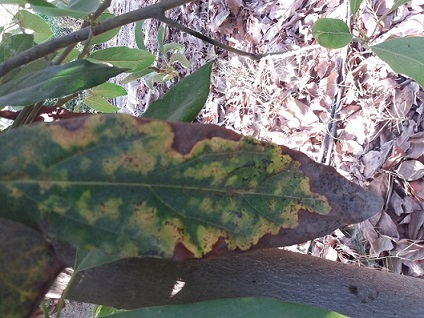
#> input picture region_growing/GraphCut-master/resource/avocado3.jpg, 424 x 318 px, found by its file name
$ python mask_creator.py
#> lines starting #> are read from the running program, lines starting #| are printed output that depends on the picture; after the words box and inside, x2 and y2 are one past the last pixel; in counts of white or black regions, pixels touching at a corner belong together
"""
Interactive tool to draw mask on an image or image-like array.
Adapted from matplotlib/examples/event_handling/poly_editor.py
"""
import numpy as np

# import matplotlib as mpl
# mpl.use('tkagg')
import matplotlib.pyplot as plt
from matplotlib.patches import Polygon
#from matplotlib.patches import
#from matplotlib.mlab import dist_point_to_segment
from matplotlib.path import Path
import cv2 as cv

# [26 lines left out: functions dist, my_dist_point_to_segment, not called in this run]

class MaskCreator(object):
    """An interactive polygon editor.
    Parameters
    ----------
    poly_xy : list of (float, float)
        List of (x, y) coordinates used as vertices of the polygon.
    max_ds : float
        Max pixel distance to count as a vertex hit.
    Key-bindings
    ------------
    't' : toggle vertex markers on and off.  When vertex markers are on,
          you can move them, delete them
    'd' : delete the vertex under point
    'i' : insert a vertex at point.  You must be within max_ds of the
          line connecting two existing vertices
    """
    def __init__(self, ax, poly_xy=None, max_ds=10):
        self.showverts = True
        self.max_ds = max_ds
        if poly_xy is None:
            poly_xy = default_vertices(ax)
        self.poly = Polygon(poly_xy, animated=True,
                            fc='y', ec='none', alpha=0.4)

        ax.add_patch(self.poly)
        ax.set_clip_on(False)
        ax.set_title("Click and drag a point to move it; "
                     "'i' to insert; 'd' to delete.\n"
                     "Close figure when done.")
        self.ax = ax

        x, y = zip(*self.poly.xy)
        self.line = plt.Line2D(x, y, color='none', marker='o', mfc='r',
                               alpha=0.2, animated=True)
        self._update_line()
        self.ax.add_line(self.line)

        self.poly.add_callback(self.poly_changed)
        self._ind = None # the active vert

        canvas = self.poly.figure.canvas
        canvas.mpl_connect('draw_event', self.draw_callback)
        canvas.mpl_connect('button_press_event', self.button_press_callback)
        canvas.mpl_connect('button_release_event', self.button_release_callback)
        canvas.mpl_connect('key_press_event', self.key_press_callback)
        canvas.mpl_connect('motion_notify_event', self.motion_notify_callback)
        self.canvas = canvas

    def get_mask(self, shape):
        """Return image mask given by mask creator"""
        h, w = shape
        y, x = np.mgrid[:h, :w]
        points = np.transpose((x.ravel(), y.ravel()))
        #mask = nxutils.points_inside_poly(points, self.verts)
        #mask = Path(points).contains_points(self.verts)
        path = Path(self.verts)
        mask = path.contains_points(points)
        return mask.reshape(h, w)

    # [6 lines left out: function poly_changed, not called in this run]

    def draw_callback(self, event):
        self.background = self.canvas.copy_from_bbox(self.ax.bbox)
        self.ax.draw_artist(self.poly)
        self.ax.draw_artist(self.line)
        self.canvas.blit(self.ax.bbox)

    # [68 lines left out: functions button_press_callback, button_release_callback, key_press_callback, motion_notify_callback, not called in this run]

    def _update_line(self):
        # save verts because polygon gets deleted when figure is closed
        self.verts = self.poly.xy
        self.last_vert_ind = len(self.poly.xy) - 1
        self.line.set_data(zip(*self.poly.xy))

    # [12 lines left out: function get_ind_under_cursor, not called in this run]


def default_vertices(ax):
    """Default to rectangle that has a quarter-width/height border."""
    xlims = ax.get_xlim()
    ylims = ax.get_ylim()
    w = np.diff(xlims)
    h = np.diff(ylims)
    x1, x2 = xlims + w // 4 * np.array([1, -1])
    y1, y2 = ylims + h // 4 * np.array([1, -1])
    return ((x1, y1), (x1, y2), (x2, y2), (x2, y1))


def mask_creator_demo():
    img = cv.imread('E:\\webpage\\image_segmentation\\region_growing\\GraphCut-master\\resource\\avocado3.jpg')
#> img is the input picture: shape (318, 424, 3); mean B, G, R 112.9, 115.3, 116.1
    #img = np.random.uniform(0, 255, size=(100, 100))
    ax = plt.subplot(111)
    ax.imshow(img)

    mc = MaskCreator(ax)
    plt.show()
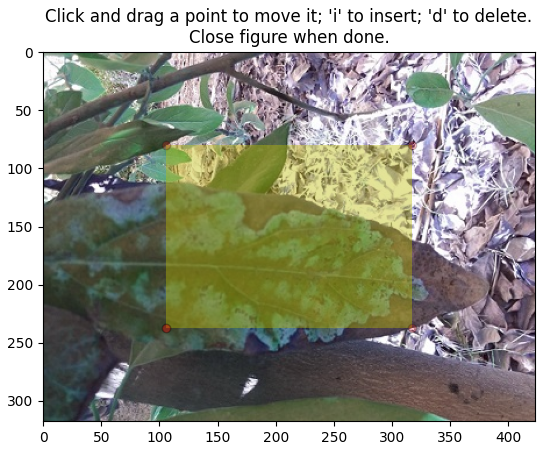
#> figure drawn by matplotlib, 1 panel; B, G, R data is drawn as R, G, B

    mask = mc.get_mask(img.shape[:2])
    img[~mask] = np.uint8(np.clip(img[~mask] - 100., 0, 255))
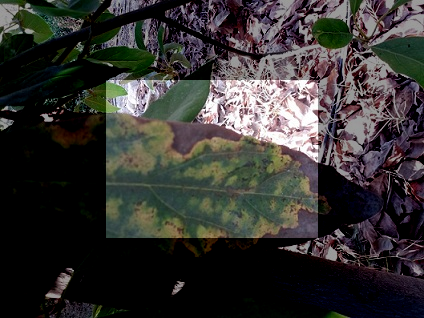
#> img: shape (318, 424, 3); mean B, G, R 49.4, 51.3, 53.1
    plt.imshow(img)
    plt.title('Region outside of mask is darkened')
    plt.show()
    cv.imwrite("E:\\webpage\\image_segmentation\\region_growing\\GraphCut-master\\resource\\avocado3_mask2.png", mask*255)
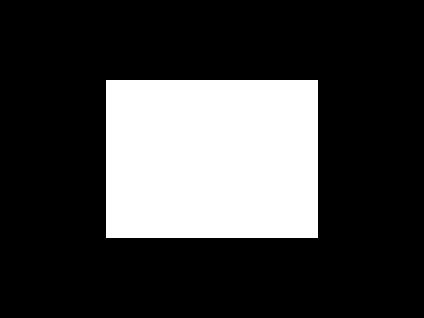
#> saved as avocado3_mask2.png: shape (318, 424); 24.8% white; 1 white region, box (x1, y1, x2, y2) and area: (106, 80, 318, 238) 33496


if __name__ == '__main__':
    mask_creator_demo()

$ run again, with region_growing/GraphCut-master/resource/avocado2.jpg copied over region_growing/GraphCut-master/resource/avocado3.jpg
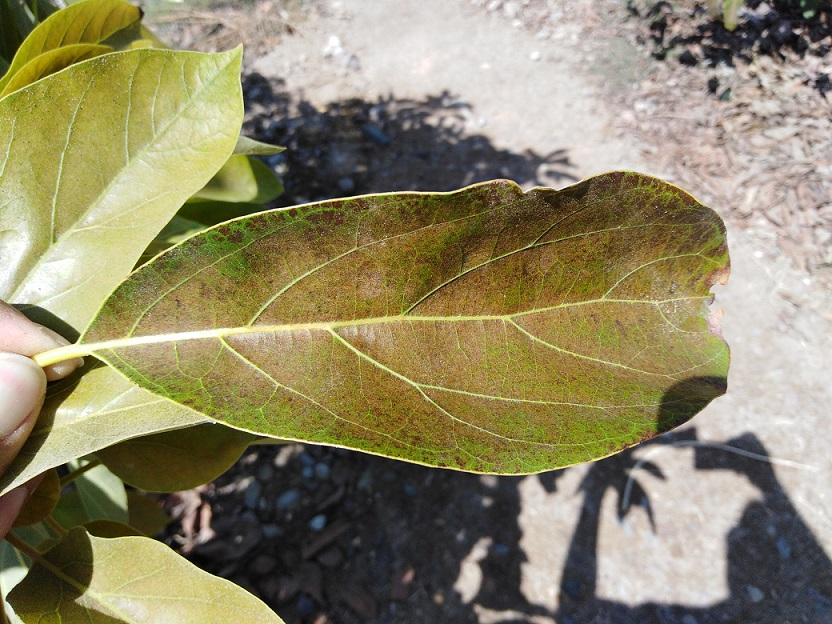
#> input picture region_growing/GraphCut-master/resource/avocado2.jpg, 832 x 624 px, found by its file name
#> in mask_creator_demo, img is the input picture: shape (624, 832, 3); mean B, G, R 104.9, 136.1, 143.8
#> in mask_creator_demo, `plt.show()`:
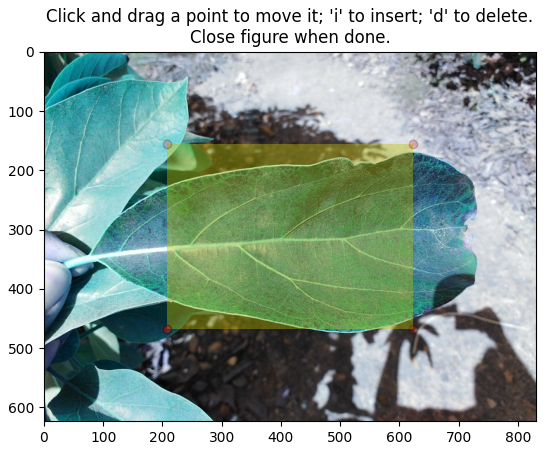
#> figure drawn by matplotlib, 1 panel; B, G, R data is drawn as R, G, B
#> in mask_creator_demo, `img[~mask] = np.uint8(np.clip(img[~mask] - 100., 0, 255))`:
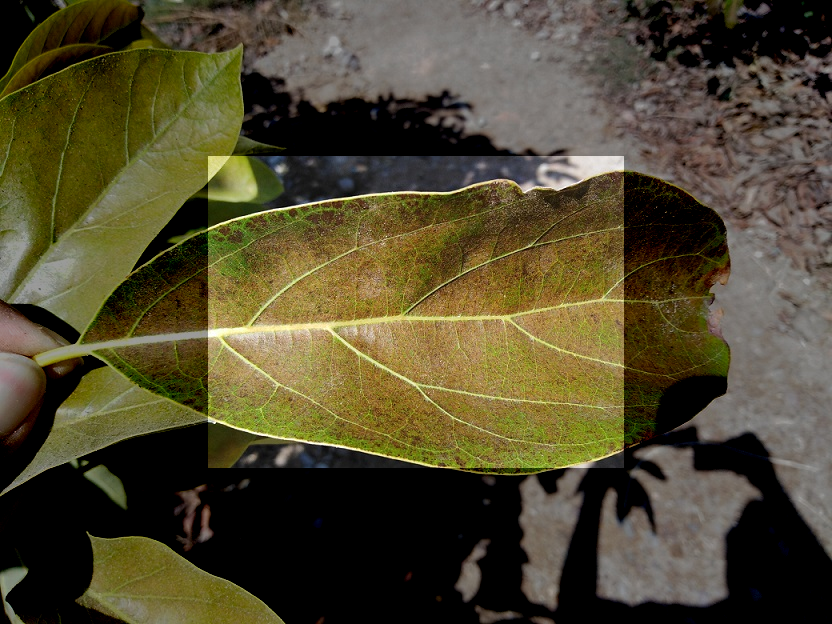
#> img: shape (624, 832, 3); mean B, G, R 47.4, 73.4, 80.7

$ run again, with region_growing/GraphCut-master/resource/IMG_00329.jpg copied over region_growing/GraphCut-master/resource/avocado3.jpg
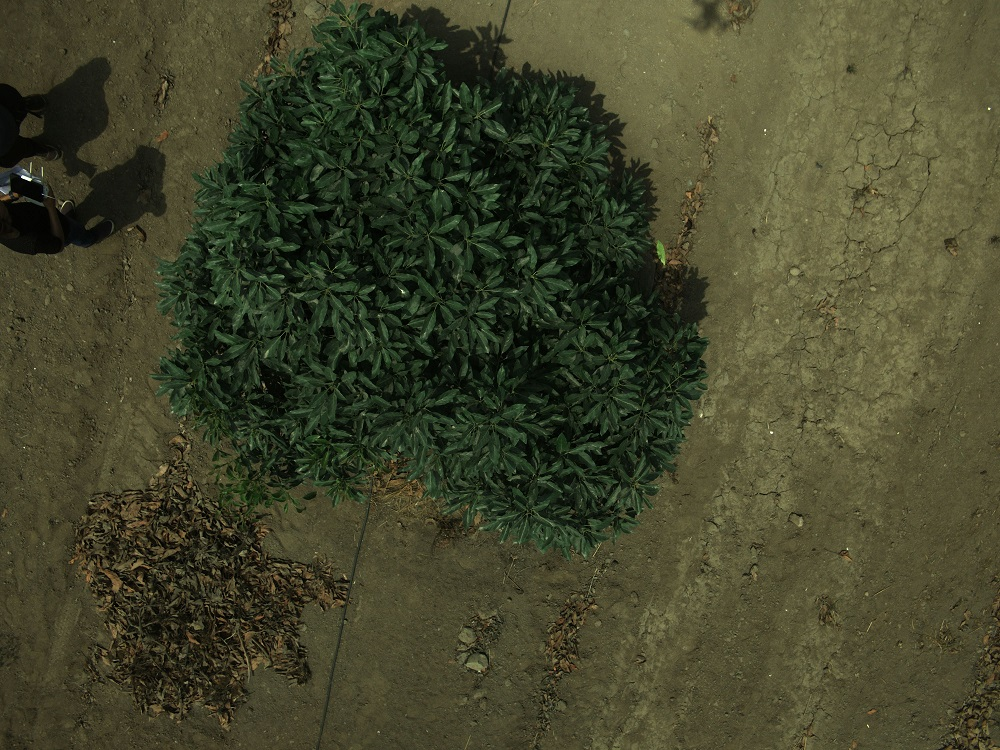
#> input picture region_growing/GraphCut-master/resource/IMG_00329.jpg, 1000 x 750 px, found by its file name
#> in mask_creator_demo, img is the input picture: shape (750, 1000, 3); mean B, G, R 43.3, 68.4, 66.9
#> in mask_creator_demo, `plt.show()`:
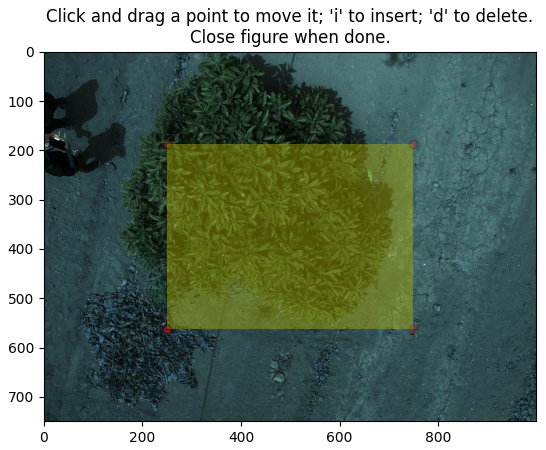
#> figure drawn by matplotlib, 1 panel; B, G, R data is drawn as R, G, B
#> in mask_creator_demo, `img[~mask] = np.uint8(np.clip(img[~mask] - 100., 0, 255))`:
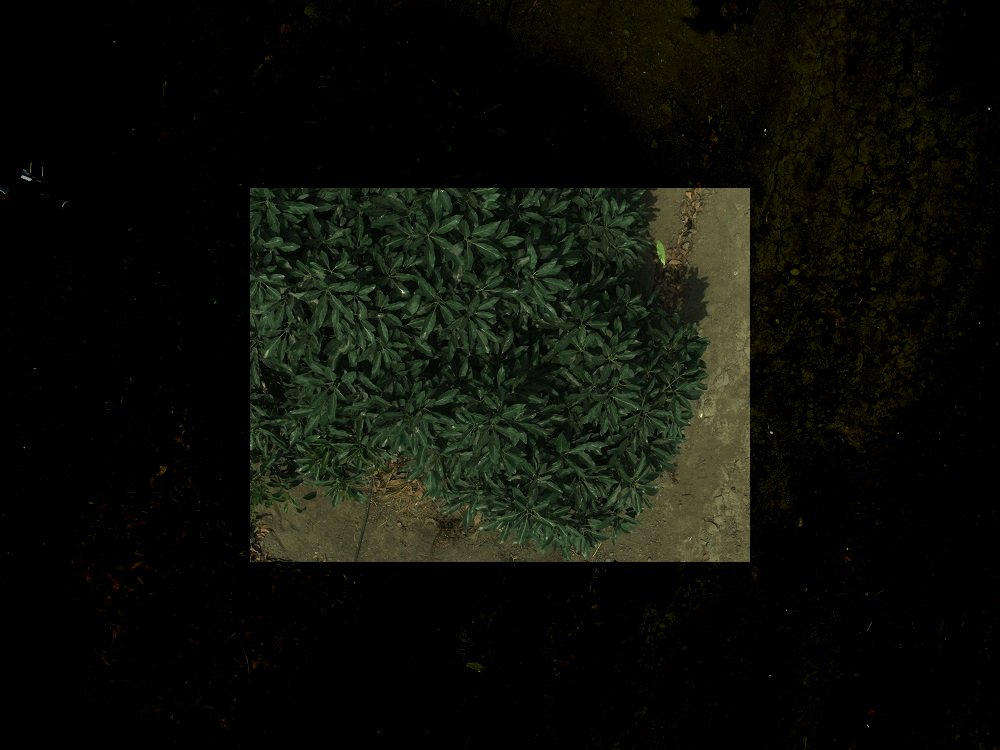
#> img: shape (750, 1000, 3); mean B, G, R 8.1, 14.7, 13

$ run again, with region_growing/GraphCut-master/resource/avocado.jpg copied over region_growing/GraphCut-master/resource/avocado3.jpg
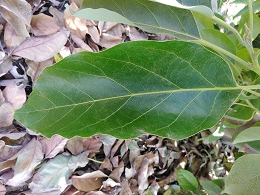
#> input picture region_growing/GraphCut-master/resource/avocado.jpg, 260 x 195 px, found by its file name
#> in mask_creator_demo, img is the input picture: shape (195, 260, 3); mean B, G, R 109, 138.7, 123.2
#> in mask_creator_demo, `plt.show()`:
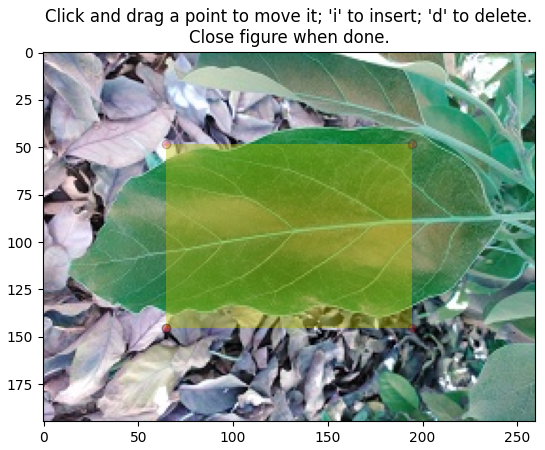
#> figure drawn by matplotlib, 1 panel; B, G, R data is drawn as R, G, B
#> in mask_creator_demo, `img[~mask] = np.uint8(np.clip(img[~mask] - 100., 0, 255))`:
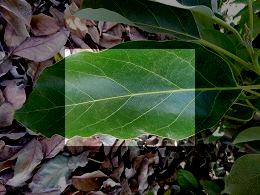
#> img: shape (195, 260, 3); mean B, G, R 45.4, 68.1, 54.2
